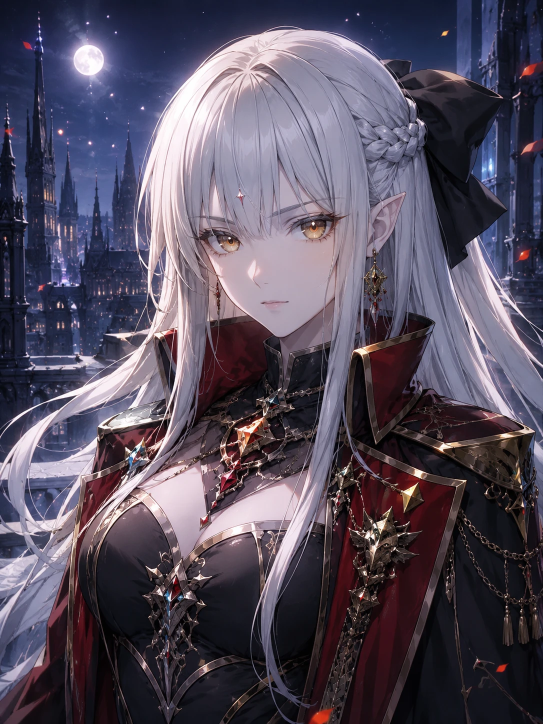
#> input picture 底稿/状态栏/comfy/refs/巴尔缇娜_用户_11-03.webp, 1086 x 1448 px, given in place of right_a.png, which was not available (shown at 1/2 size)
$ python fix_gods.py 'refs/巴尔缇娜_用户_11-03.webp'
#> lines starting #> are read from the running program, lines starting #| are printed output that depends on the picture; after the words box and inside, x2 and y2 are one past the last pixel; in counts of white or black regions, pixels touching at a corner belong together
### 底稿/状态栏/comfy/fix_queens.py
#!/usr/bin/env python3
# 把双王的头从 pv/right_a.png 原样移植到右扇（用户 11-03 发了 right_a 双王那一段，说照这个修正容貌）。AI 重画一遍脸总会走样，所以直接搬像素。
# 底图 pv/right_f5.png（GPT 在 f3 上把头的大小和位置往 right_a 靠过，别的没动），放大到画布 1400×2000 再贴，脸不被放大一遍糊掉。写 pv/right_f6.png。
# 轮廓是照放大的网格手描的，坐标都是 right_a 的像素；BiRefNet 抠不准（王冠和耳坠丢了，巴尔缇娜和身后的披风分不开）。
#   python fix_queens.py        出 pv/right_f6.png，再跑 gpt_prepare.py pv_ab、cut_cpu.py（前缀 r_f6）、maze1001_frame_pv.py
import os
import sys
sys.dont_write_bytecode = True
HERE = os.path.dirname(os.path.abspath(__file__))
sys.stdout.reconfigure(encoding='utf-8')
import numpy as np
from PIL import Image, ImageDraw, ImageFilter
from scipy import ndimage

P = os.path.join(HERE, 'out', '四方_11-03', 'pv')
W, H = 1400, 2000
BASE_W, BASE_H = 1049, 1500
CX, CY = W / BASE_W, H / BASE_H


def poly_mask(size, pts, blur):
    S = 2
    m = Image.new('L', (size[0] * S, size[1] * S), 0)
    ImageDraw.Draw(m).polygon([(x * S, y * S) for x, y in pts], fill=255)
    m = m.resize(size, Image.LANCZOS)
    return m.filter(ImageFilter.GaussianBlur(blur)) if blur else m


# [6 lines left out: function background_of, not called in this run]


def harmonic_fill(arr, mask, iters=600):
    """旧头露在新头外面的边角抹掉：拿四周的颜色往里渗。只用在很小的地方。"""
    ys, xs = np.nonzero(mask)
    if not len(ys):
        return arr
    y0, y1, x0, x1 = max(ys.min() - 3, 0), ys.max() + 4, max(xs.min() - 3, 0), xs.max() + 4
    out = arr.astype(np.float32).copy()
    sub = out[y0:y1, x0:x1]
    m = mask[y0:y1, x0:x1]
    k = np.array([[0, 1, 0], [1, 0, 1], [0, 1, 0]], np.float32) / 4
    for c in range(3):
        v = sub[..., c]
        v[m] = v[~m].mean()
        for _ in range(iters):
            nv = ndimage.convolve(v, k, mode='nearest')
            v[m] = nv[m]
    return np.uint8(np.clip(out, 0, 255))


# ---- 索恩薇娅
S_HARD = [(22, 1200), (12, 1172), (7, 1145), (9, 1122), (16, 1097), (31, 1070), (49, 1046), (74, 1025), (86, 1017), (92, 998),
          (101, 996), (89, 965), (106, 976),              # 王冠从左数第一根
          (104, 928), (126, 958),                         # 第二根
          (125, 899), (157, 948), (164, 962),             # 第三根
          (169, 943), (184, 898), (200, 940), (204, 966),  # 第四根
          (216, 955), (230, 924), (237, 965),             # 第五根
          (261, 945), (252, 974),                         # 第六根
          (275, 978), (300, 988), (320, 1006), (326, 1003), (340, 1010), (356, 1018), (375, 1021), (398, 1040), (405, 1070), (408, 1081),   # 头顶到发髻
          (402, 1100), (402, 1125), (403, 1172), (393, 1184), (376, 1202), (360, 1212), (345, 1211), (329, 1203), (320, 1214), (300, 1224), (276, 1242), (256, 1258),
          (246, 1266), (225, 1272), (208, 1274), (208, 1292), (165, 1292), (152, 1248),   # 脖子、侧发
          (120, 1258), (86, 1269), (74, 1226), (54, 1191), (52, 1207), (40, 1200)]        # 下颌、脸、鼻尖
S_SOFT = [(-60, 840), (460, 840), (460, 1262), (225, 1262), (150, 1272), (140, 1310), (-60, 1310)]   # 只有脖子和侧发的下沿是软的
# ---- 巴尔缇娜
B_HARD = [(445, 1222), (425, 1190), (410, 1163), (402, 1140), (400, 1108), (405, 1085), (414, 1065), (427, 1045), (450, 1000), (482, 966), (487, 964), (515, 955), (525, 950),
          (575, 920), (600, 908), (625, 899), (650, 898), (675, 904), (700, 914), (720, 930), (743, 952), (755, 964), (762, 982), (770, 981), (779, 988), (783, 998), (790, 1010), (790, 1025), (781, 1037), (771, 1042),   # 头顶到辫子结
          (778, 1100), (775, 1180), (757, 1228), (725, 1230), (675, 1241), (625, 1258), (600, 1266), (566, 1276), (552, 1276), (550, 1248),   # 脑后、领子上沿
          (525, 1257), (499, 1268), (481, 1224), (475, 1217), (468, 1227)]                # 下颌、脸
B_SOFT = [(350, 840), (830, 840), (830, 1040), (771, 1044), (768, 1100), (765, 1176), (748, 1220), (725, 1222), (675, 1233), (625, 1250), (600, 1258), (566, 1266), (556, 1268), (545, 1300), (350, 1300)]

# 头：硬边、软边、软边的模糊、right_a 的锚点（鼻尖）、right_f5 的锚点、比例、转角（度，顺时针）
SORN = dict(hard=S_HARD, soft=S_SOFT, soft_blur=4, src=(55, 1191), dst=(213, 1152), scale=0.49, rot=0.0,
            key=lambda a, y, x: (a[..., 2].astype(int) - a[..., 0].astype(int)) > 12,
            protect=[(85, 1095), (175, 1095), (175, 1200), (85, 1200)],   # 眼睛那一块
            fades=[(150, 212, 1236, 1292)])                               # 侧发慢慢接到底图的侧发上
BALT = dict(hard=B_HARD, soft=B_SOFT, soft_blur=7, src=(456.75, 1187.5), dst=(425, 989), scale=0.53, rot=2.0,
            key=lambda a, y, x: (a[..., 0] < 165) & ((a[..., 2].astype(int) - a[..., 0].astype(int)) > 15) & (x < 472) & (y > 1040),
            protect=[], fades=[])
# 贴完以后再盖回底图的地方（right_f5 坐标）：握杖的手和杖在索恩薇娅发髻前面，剑也在头前面
KEEP = [
    [(374, 1040), (390, 1040), (390, 1090), (408, 1098), (410, 1150), (402, 1175), (372, 1175), (366, 1150), (364, 1115), (372, 1093)],
]


# 旧头露在新头外面的地方（right_f5 坐标）
OLD_CROWN = [(220, 1062), (220, 1030), (240, 1010), (272, 1006), (305, 1013), (325, 1030), (325, 1062)]
OLD_BITS = [
    [(286, 1179), (304, 1179), (304, 1193), (286, 1193)],   # 旧耳坠的尖
    [(222, 1168), (262, 1158), (258, 1178), (256, 1186), (232, 1197), (224, 1192)],   # 旧下巴比新的低一点，上半截反正叫新脸盖着
]


# [34 lines left out: function head_layer, not called in this run]


def compose(under=None):
    """under(base) 在盖头以前改底图，fix_gods.py 用它把四位七神贴进去，头和杖照旧压在上面。"""
    src = np.asarray(Image.open(os.path.join(P, 'right_a.png')).convert('RGB'))
#> src is the input picture: shape (1448, 1086, 3); mean R, G, B 85.4, 77.7, 93.8
    base = Image.open(os.path.join(P, 'right_f5.png')).convert('RGB').resize((W, H), Image.LANCZOS)
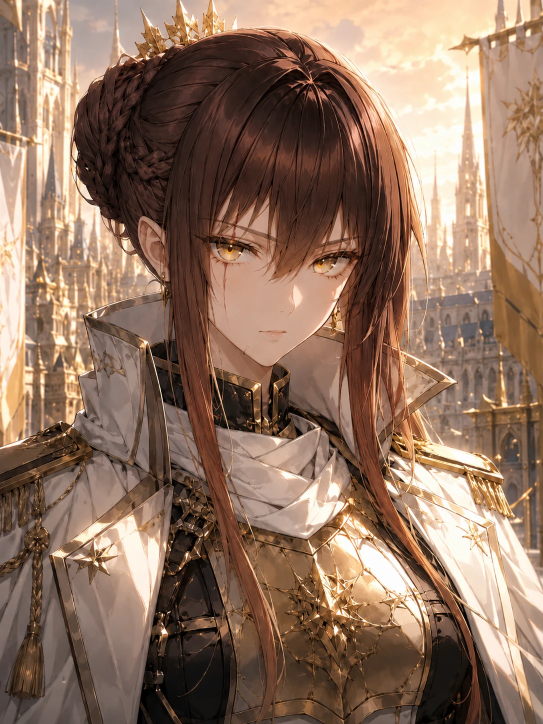
#> input picture 底稿/状态栏/comfy/refs/索恩薇娅_用户_11-03.webp, 1086 x 1448 px, given in place of right_f5.png, which was not available (shown at 1/2 size)
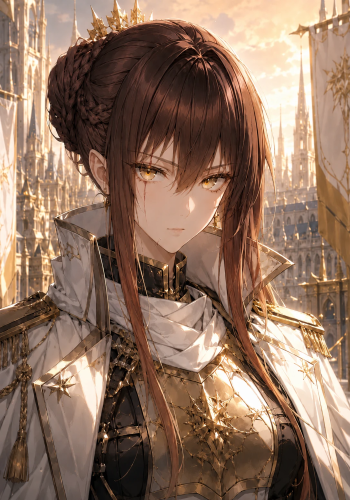
#> base: PIL image 1400x2000 RGB (shown at 1/4 size); mean R, G, B 143.3, 114.2, 95.1
    arr = np.asarray(base)
    # 旧的王冠：框里偏金的都算；别的旧边角整块抹
    box = np.asarray(poly_mask((W, H), [(x * CX, y * CY) for x, y in OLD_CROWN], 0)) > 127
#> box: shape (2000, 1400) bool; 0.33% white; 1 white region, box (x1, y1, x2, y2) and area: (293, 1341, 434, 1416) 9108
    gold = (arr[..., 0].astype(int) - arr[..., 2].astype(int)) > 28
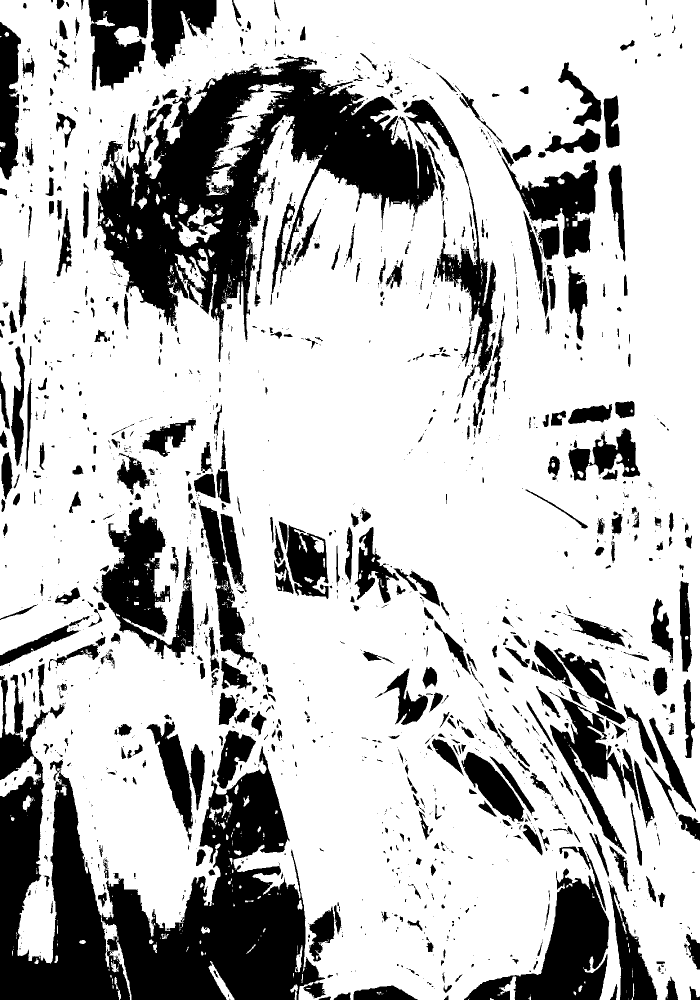
#> gold: shape (2000, 1400) bool (shown at 1/2 size); 74.7% white; 1865 black regions (1233 under 20 px), largest, box (x1, y1, x2, y2) and area: (0, 1349, 650, 2000) 176537, (194, 109, 876, 724) 150770, (928, 1693, 1219, 2000) 32159
    mask = ndimage.binary_dilation(box & gold, iterations=3) & box
#> mask: shape (2000, 1400) bool; 0.32% white; 1 white region, box (x1, y1, x2, y2) and area: (293, 1341, 434, 1416) 9099
    for pts in OLD_BITS:
        mask |= np.asarray(poly_mask((W, H), [(x * CX, y * CY) for x, y in pts], 0)) > 127
#> this loop made 2 passes
#> pass 2, in compose, `mask |= np.asarray(poly_mask((W, H), [(x * CX, y * CY) for x, y in pts..`:
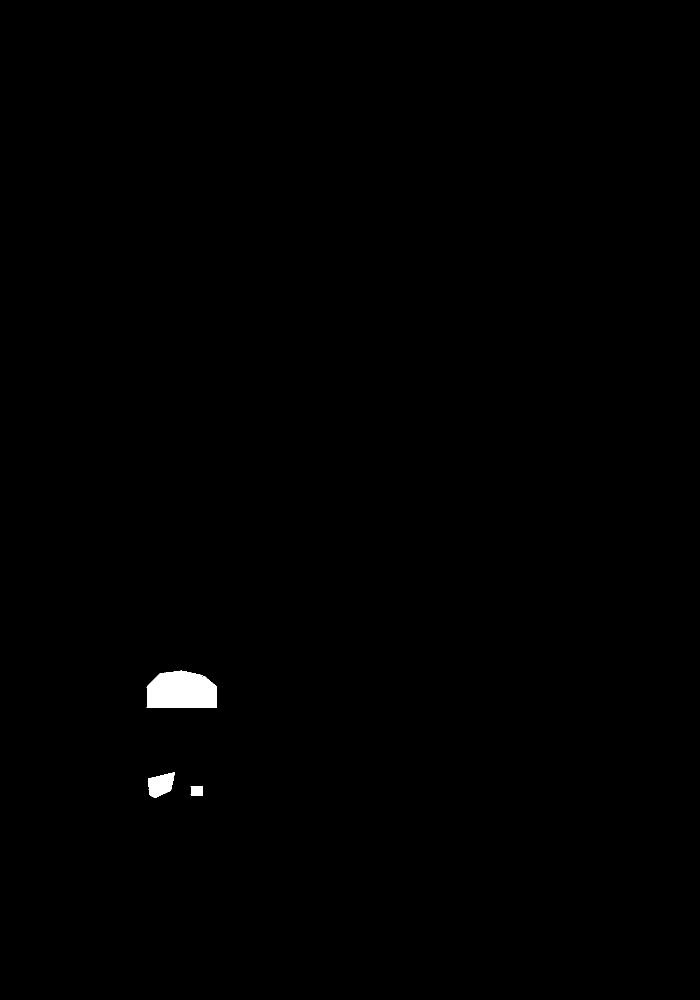
#> mask: shape (2000, 1400) bool (shown at 1/2 size); 0.41% white; 3 white regions, box (x1, y1, x2, y2) and area: (293, 1341, 434, 1416) 9099, (296, 1544, 350, 1596) 1854, (381, 1572, 406, 1591) 458
    base = Image.fromarray(harmonic_fill(arr, mask)).convert('RGBA')
#> in harmonic_fill, `ys, xs = np.nonzero(mask)`: ys = 11411 values from 1341 to 1595; xs = 11411 values, max 433 at index 3216, min 293 at index 3217, mean 357.2
#> in harmonic_fill, `y0, y1, x0, x1 = max(ys.min() - 3, 0), ys.max() + 4, max(xs.min() - 3,..`: y0 = 1338; y1 = 1599; x0 = 290; x1 = 437
#> in harmonic_fill, `sub = out[y0:y1, x0:x1]`:
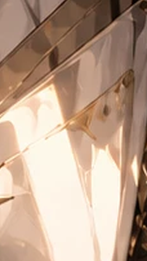
#> sub: shape (261, 147, 3) float32; mean R, G, B 188.3, 161.2, 140.8
#> in harmonic_fill, `m = mask[y0:y1, x0:x1]`:
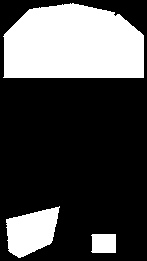
#> m: shape (261, 147) bool; 29.7% white; 3 white regions, box (x1, y1, x2, y2) and area: (3, 3, 144, 78) 9099, (6, 206, 60, 258) 1854, (91, 234, 116, 253) 458
#> the loop in harmonic_fill, `for c in range(3):` made 3 passes
#> pass 1, in harmonic_fill, `v = sub[..., c]`:
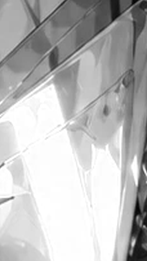
#> v: shape (261, 147) float32; min 4, max 255, mean 188.3
#> (the rest of the program and of its run is left out)
